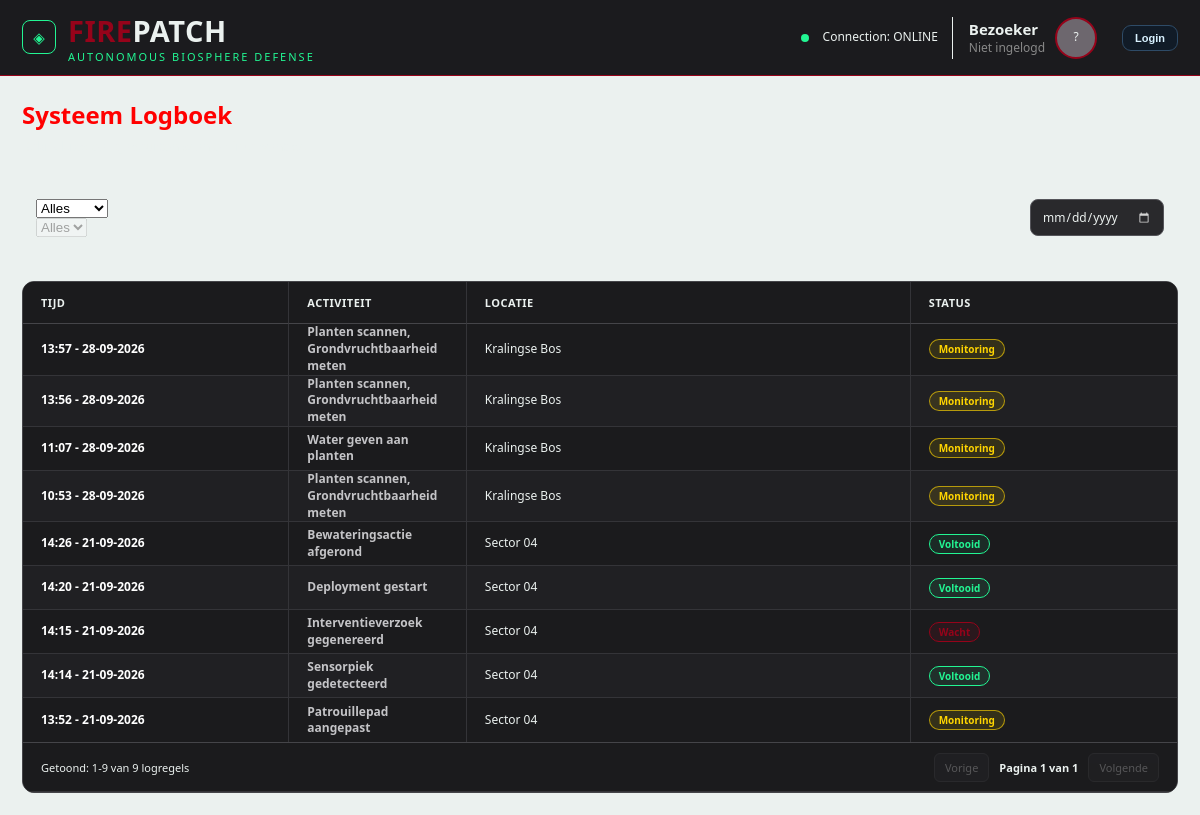
The page /logboek.php on the database its author committed.
### tables this page shows
CREATE TABLE `logboek` (
  `id` int(11) NOT NULL AUTO_INCREMENT,
  `type` varchar(255) NOT NULL,
  `activity` varchar(255) NOT NULL,
  `location` varchar(255) NOT NULL,
  `status` enum('done','pending','active') NOT NULL DEFAULT 'done',
  `created_at` datetime NOT NULL DEFAULT current_timestamp(),
  PRIMARY KEY (`id`),
  KEY `idx_type` (`type`),
  KEY `idx_created_at` (`created_at`)
);

### logboek.php (the view, shortened to what this page needs)
<?php
$db = firepatchMysqli();
$query = "
    SELECT *
    FROM logboek
    ORDER BY created_at DESC
";
$result = mysqli_query($db, $query);
$logs = [];
while ($row = mysqli_fetch_assoc($result)) {
    $logs[] = $row;
}
?>
<!doctype html>
<html lang="nl">
<head>
    <link
        rel="stylesheet"
        href="./css/main.css"
    >
    <link
        rel="stylesheet"
        href="./css/logboek.css"
    >
</head>
<body>
<?php include("./partials/header.php"); ?>
<div class="layout">
    <?php include("./partials/sidebar.php"); ?>
    <main class="page">
        <div class="page-top">
            <div>
                <h1 class="page-title">
                    Systeem Logboek
                </h1>
                <p class="page-subtitle">
                </p>
            </div>
        </div>
        <div class="card log-filters">
            <div class="filter-left">
                <div class="filter-group">
                    <select id="filter-sort">
                        <option value="all">
                            Alles
                        </option>
                    </select>
                </div>
                <div
                    class="filter-group"
                    id="value-filter-group"
                >
                    <select
                        id="filter-value"
                        disabled
                    >
                        <option value="all">
                            Alles
                        </option>
                    </select>
                </div>
            </div>
            <div class="filter-right">
                <div class="filter-group">
                    <input
                        type="date"
                        id="filter-date"
                    >
                </div>
            </div>
        </div>
        <table class="card log-table">
            <thead>
                <tr>
                    <th>
                        Tijd
                    </th>
                    <th>
                        Activiteit
                    </th>
                    <th>
                        Locatie
                    </th>
                    <th>
                        Status
                    </th>
                </tr>
            </thead>
            <tbody id="logbook-body">
                <?php foreach ($logs as $log): ?>
                    <tr
                        data-activity="<?=
                            htmlspecialchars(
                                $log['activity'],
                                ENT_QUOTES,
                                'UTF-8'
                            )
                        ?>"
                        data-location="<?=
                            htmlspecialchars(
                                $log['location'],
                                ENT_QUOTES,
                                'UTF-8'
                            )
                        ?>"
                        data-status="<?=
                            htmlspecialchars(
                                $log['status'],
                                ENT_QUOTES,
                                'UTF-8'
                            )
                        ?>"
                        data-date="<?=
                            date(
                                'Y-m-d',
                                strtotime($log['created_at'])
                            )
                        ?>"
                    >
                        <td>
                            <?=
                                date(
                                    'H:i',
                                    strtotime($log['created_at'])
                                )
                            ?>
                            -
                            <?=
                                date(
                                    'd-m-Y',
                                    strtotime($log['created_at'])
                                )
                            ?>
                        </td>
                        <td>
                            <strong>
                                <?=
                                    htmlspecialchars(
                                        $log['activity'],
                                        ENT_QUOTES,
                                        'UTF-8'
                                    )
                                ?>
                            </strong>
                        </td>
                        <td>
                            <?=
                                htmlspecialchars(
                                    $log['location'],
                                    ENT_QUOTES,
                                    'UTF-8'
                                )
                            ?>
                        </td>
                        <td>
                            <span
                                class="status-pill <?=
                                    htmlspecialchars(
                                        $log['status'],
                                        ENT_QUOTES,
                                        'UTF-8'
                                    )
                                ?>"
                            >
                                <?php
                                if ($log['status'] === 'done') {
                                    echo "Voltooid";
                                } elseif ($log['status'] === 'pending') {
                                    echo "Wacht";
                                } elseif ($log['status'] === 'active') {
                                    echo "Monitoring";
                                } else {
                                    echo htmlspecialchars(
                                        $log['status'],
                                        ENT_QUOTES,
                                        'UTF-8'
                                    );
                                }
                                ?>
                            </span>
                        </td>
                    </tr>
                <?php endforeach; ?>
            </tbody>
            <tfoot>
                <tr>
                    <td colspan="4">
                        <div class="log-footer-content">
                            <p id="logbook-count">
                            </p>
                            <div class="pagination">
                                <button
                                    type="button"
                                    id="previous-page"
                                    class="log-link"
                                >
                                    Vorige
                                </button>
                                <span id="page-info">
                                </span>
                                <button
                                    type="button"
                                    id="next-page"
                                    class="log-link"
                                >
                                    Volgende
                                </button>
                            </div>
                        </div>
                    </td>
                </tr>
            </tfoot>
        </table>
    </main>
</div>
</body>
</html>

### partials/header.php (shortened to what this page needs)
<!DOCTYPE html>
<html lang="en">
<head>
    <link rel="stylesheet" href="./css/header.css" />
</head>
<body>
    <header>
        <a href="index.php" class="brand">
            <span class="shield">◈</span>
            <div>
                <h1><span>FIRE</span>PATCH</h1>
                <p>AUTONOMOUS BIOSPHERE DEFENSE</p>
            </div>
        </a>
        <div class="topbar-right">
            <span class="online-dot"></span>
            <span class="status">Connection: ONLINE</span>
            <div class="user" style="display: flex; align-items: center;">
                <a href="profile.php" style="display: flex; align-items: center; gap: 10px; text-decoration: none; cursor: pointer;">
                    <div>
                        <strong id="header-user-email" style="color: var(--white);">Gast</strong>
                        <p id="header-user-role" style="color: #888;">Niet ingelogd</p>
                    </div>
                    <div class="avatar" id="header-avatar">?</div>
                </a>
                <button id="auth-action-btn" onclick="handleHeaderAuth()" class="btn ghost" style="padding: 6px 12px; font-size: 11px; cursor: pointer; margin-left: 15px;">Login</button>
            </div>
        </div>
    </header>
</body>
</html>

### partials/sidebar.php (shortened to what this page needs)
<!DOCTYPE html>
<html lang="en">
<head>
    <link rel="stylesheet" href="./css/sidebar.css" />
</head>
<body>
</body>
</html>

### css/main.css (style rules this page uses)
:root { --red: #96031A; --white: #ebf1ef; --gray: #6D676E; --black: #1B1B1E; --green: #207751; --cyan: #00d5ff; --lightgreen: #22f693; --text: #d9ecff; --darktext: #1B1B1E; --orange: #ff9f0a; }
* { box-sizing: border-box; }
body { margin: 0; background: var(--white); color: var(--white); font: 500 0.9375rem/1.4 "Segoe UI", Inter, sans-serif; min-height: 100vh; }
.layout { display: grid; grid-template-columns: 205px 1fr; min-height: calc(100vh - 76px); }
.page { padding: 22px; display: grid; gap: 14px; align-content: start; }
.btn { border-radius: 9px; border: 1px solid var(--orange); background: transparent; color: var(--orange); font-weight: 700; padding: 10px 14px; text-decoration: none; font-size: 0.875rem; }
.btn.ghost { border-color: #2e4b67; color: #d8f1ff; background: rgba(14, 28, 43, 0.7); }
.card { background: var(--black); border: 1px solid var(--gray); border-radius: 12px; overflow: hidden; }
@media (max-width: 1200px) { .layout { grid-template-columns: 1fr; } }

### css/header.css (style rules this page uses)
header { height: 76px; padding: 0 22px; border-bottom: 1px solid var(--red); display: flex; justify-content: space-between; align-items: center; background: var(--black); }
.brand { display: flex; align-items: center; gap: 12px; text-decoration: none; }
.shield { width: 34px; height: 34px; border-radius: 8px; border: 1px solid var(--lightgreen); color: var(--lightgreen); display: grid; place-items: center; }
.brand h1 { margin: 0; font-size: 1.8125rem; letter-spacing: 0.03125rem; color: var(--white); }
.brand h1 span { color: var(--red); }
.brand p { margin: -2px 0 0; color: var(--lightgreen); font-size: 0.6875rem; letter-spacing: 0.125rem; }
.topbar-right { display: flex; align-items: center; gap: 14px; color: var(--darktext); }
.online-dot { width: 8px; height: 8px; border-radius: 999px; background: var(--lightgreen); }
.user { padding-left: 16px; border-left: 1px solid var(--white); display: flex; align-items: center; gap: 10px; color: var(--white); }
.user p, .status { margin: 0; font-size: 0.75rem; color: var(--white); }
.avatar { width: 42px; height: 42px; border-radius: 50%; border: 2px solid var(--red); display: grid; place-items: center; font-size: 0.75rem; color: var(--white); background: var(--gray); }

### rows shown on the page
logboek: created_at "13:57", created_at "28-09-2026", activity "Planten scannen, Grondvruchtbaarheid meten", location "Kralingse Bos", status "Monitoring"
logboek: created_at "13:56", created_at "28-09-2026", activity "Planten scannen, Grondvruchtbaarheid meten", location "Kralingse Bos", status "Monitoring"
logboek: created_at "11:07", created_at "28-09-2026", activity "Water geven aan planten", location "Kralingse Bos", status "Monitoring"
logboek: created_at "10:53", created_at "28-09-2026", activity "Planten scannen, Grondvruchtbaarheid meten", location "Kralingse Bos", status "Monitoring"
logboek: created_at "14:26", created_at "21-09-2026", activity "Bewateringsactie afgerond", location "Sector 04", status "Voltooid"
logboek: created_at "14:20", created_at "21-09-2026", activity "Deployment gestart", location "Sector 04", status "Voltooid"
logboek: created_at "14:15", created_at "21-09-2026", activity "Interventieverzoek gegenereerd", location "Sector 04", status "Wacht"
logboek: created_at "14:14", created_at "21-09-2026", activity "Sensorpiek gedetecteerd", location "Sector 04", status "Voltooid"
logboek: created_at "13:52", created_at "21-09-2026", activity "Patrouillepad aangepast", location "Sector 04", status "Monitoring"
